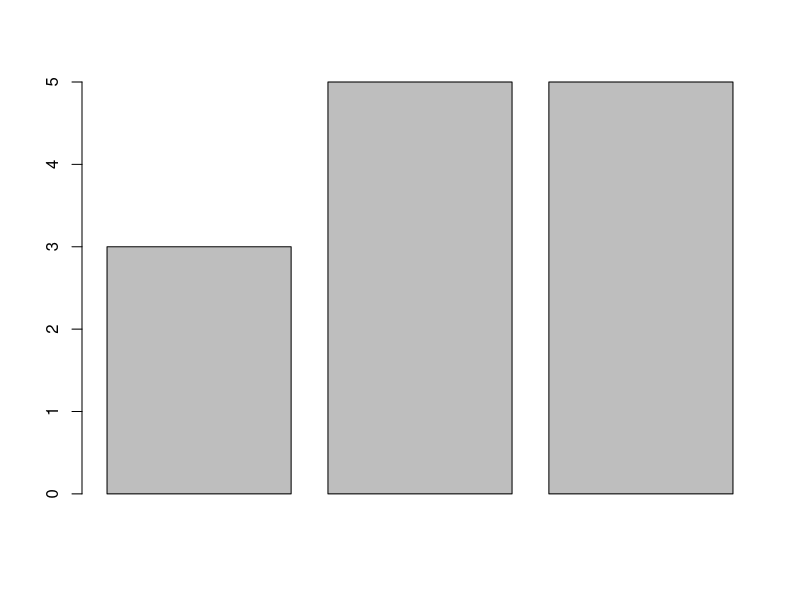
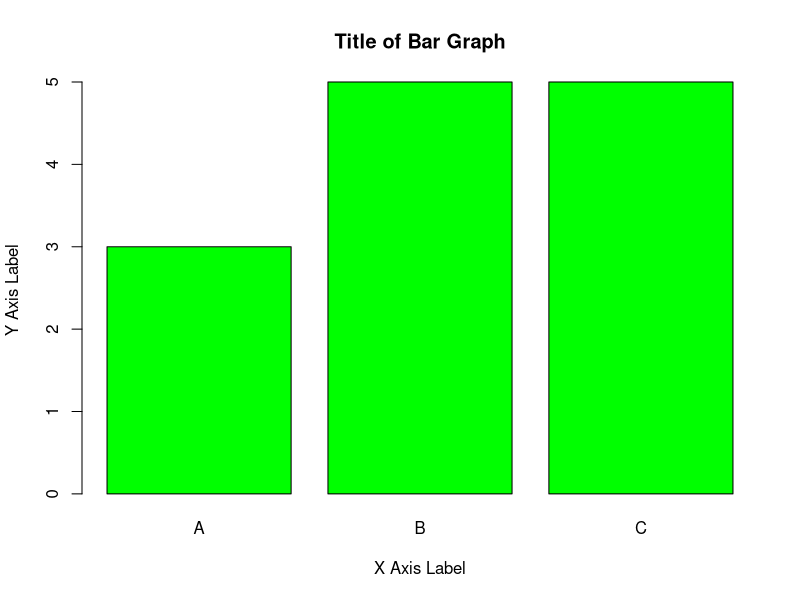
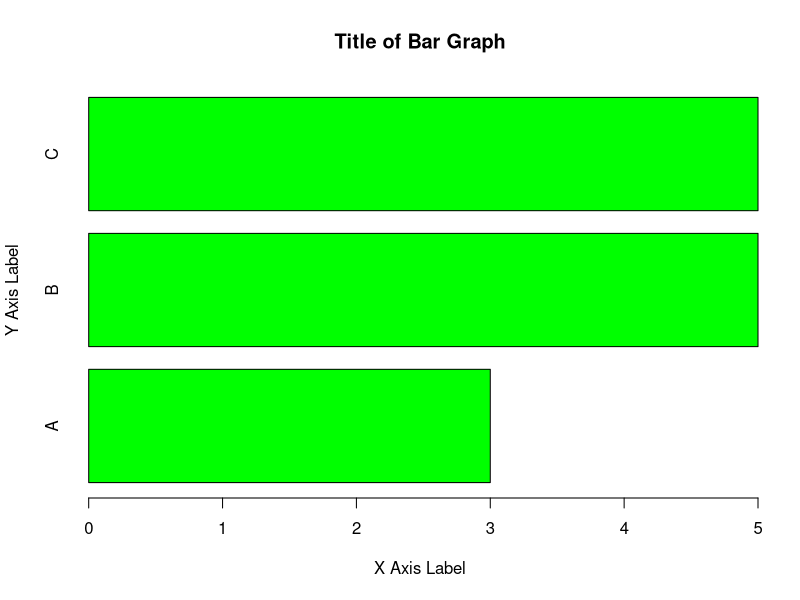
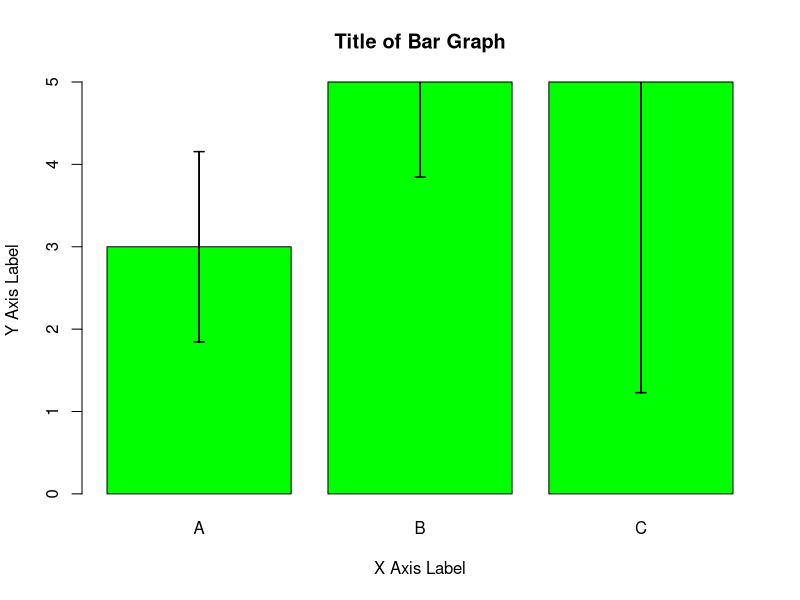

The R source for these figures, in order:
#I recreated the gardens chart here because I couldn't get it read into R for some reason
gardenA<-c(3,4,4,3,2,3,1,3,5,2)
gardenB<-c(5,5,6,7,4,4,3,5,6,5)
gardenC<-c(3,3,2,1,10,4,3,11,3,10)
gardens<-cbind(gardenA,gardenB,gardenC)
gardens<-data.frame(gardens)
#calculate means for each column
avgmeanA<-mean(gardens$gardenA)
avgmeanB<-mean(gardens$gardenB)
avgmeanC<-mean(gardens$gardenC)
#calculate standard deviations for each column
devA<-sd(gardens$gardenA)
devB<-sd(gardens$gardenB)
devC<-sd(gardens$gardenC)
#calculate standard error for each column
stderrA<-devA/(sqrt(length(devA)))
stderrB<-devB/(sqrt(length(devB)))
stderrC<-devC/(sqrt(length(devC)))
#create a vector of the means
meanvec<-c(avgmeanA,avgmeanB,avgmeanC)
#create a vector of the standard errors
sevec<-c(stderrA,stderrB,stderrC)
#can use the basic function 'barplot' in R to create a bar plot.
#bind mean and standard error vectors to form a matrix 
barmatrix<-cbind(meanvec,sevec)
#now make a barplot using the matrix containing the means and standard errors
#note that you can create the barplot using the vectors. If you use a 'matrix' object, you cannot use the '$' to call up the means column. You must use the following notation
barplot(barmatrix[,1])
#basic 'barplot' command can take a lot of arguments for aesthetics
barplot((barmatrix[,1]),main = "Title of Bar Graph",ylab = "Y Axis Label",xlab = "X Axis Label",names.arg = c("A","B","C"),col="green")
#arguments include the ability to make horizontal bars
barplot(barmatrix[,1],main = "Title of Bar Graph", ylab = "Y Axis Label", xlab = "X Axis Label",names.arg = c("A","B","C"),col="green",horiz = TRUE)
#read more about 'barplot' arguments with '?barplot'
#replot with vertical bars and give the graph a name to fix it to the environment
bplot<-barplot(barmatrix[,1],main = "Title of Bar Graph", ylab = "Y Axis Label", xlab = "X Axis Label",names.arg = c("A","B","C"),col="green")
#now you can add the error bars. Notice that the arguments call up the name of the barplot to put the bars onto, then it uses the original vectors to actually create the positive and negative ends of the bars.
segments(bplot,meanvec-sevec,bplot,meanvec+sevec,lwd = 1.5)
#add the flat ends instead of arrow points to the ends of the error bars
arrows(bplot,meanvec-sevec,bplot,meanvec+sevec,lwd = 1.5, angle = 90,code = 3,length = 0.05)
#it appears that some of the positive ends of the error bars are missing, but that is because of the limitations of the y-axix. The y-axis is set to a max of the biggest bar in the plot. The parameters will have to be reset in order to see the rest of the error bars.


  
